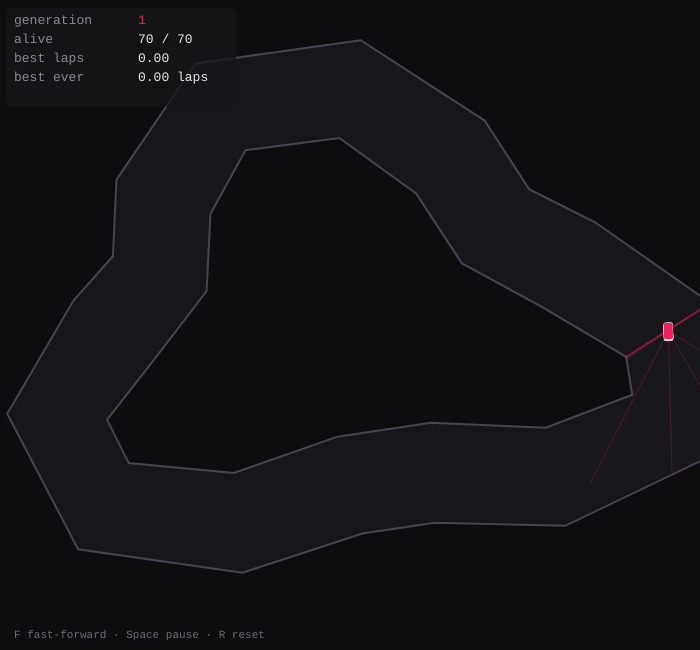
Frame 1 (no input)
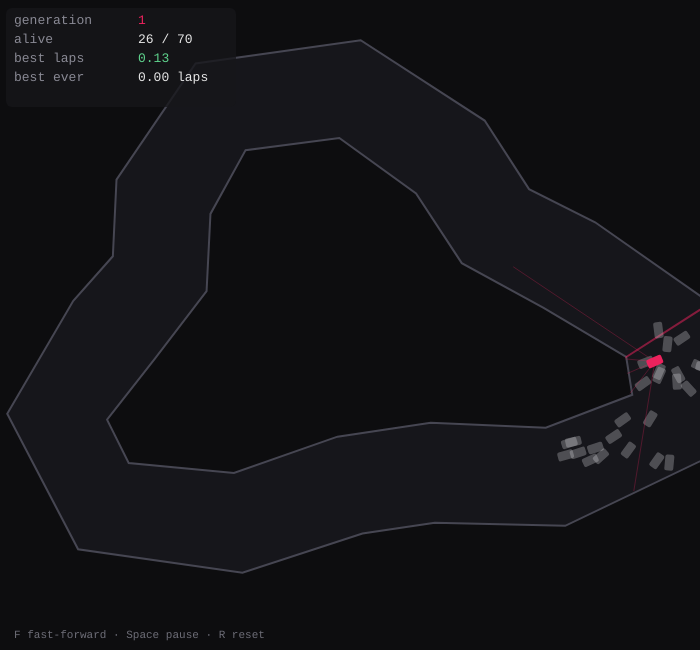
Frame 60 (no input)
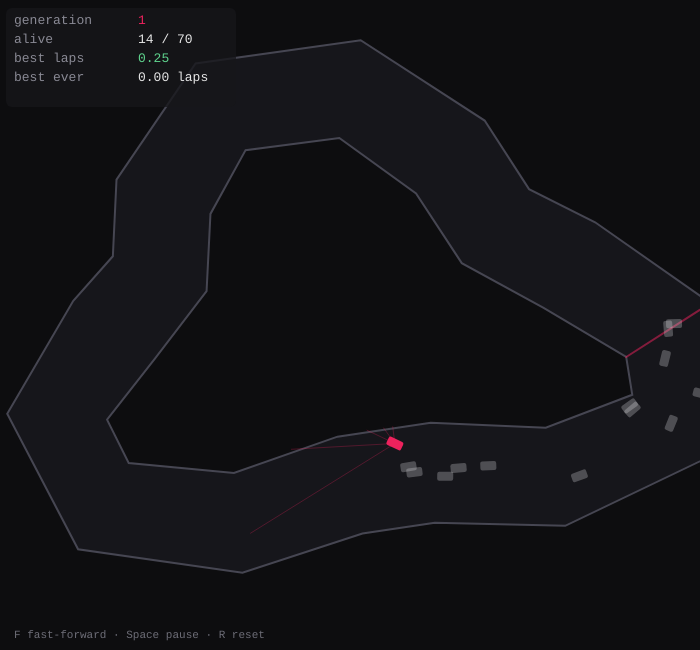
Frame 120 (the mouse pressed at the canvas centre since frame 60)

The p5.js sketch that drew these frames (run headless with seeded random() and noise() and a simulated clock; from frame 60 on, the mouse is pressed at the canvas centre):

// p5.js sketch
// ── sketch.js
/*
 * Self-Driving Car — neuroevolution with distance sensors.
 *
 * Each car feels the track through five sensor rays (the same raycasting trick
 * as the 2D Raycasting sketch) and feeds those distances into a small neural
 * network that outputs steering and throttle. No car is told where the road is.
 * A whole fleet drives at once; when they've all crashed, the ones that got
 * furthest become the parents of the next fleet — their network weights crossed
 * over and mutated. Generation by generation the fleet learns to take the
 * corners. The bright car is the current leader, with its sensors drawn.
 *
 * Controls:  F = fast-forward   ·   Space = pause   ·   R = reset
 */

// ---- tunables ----
const POP_SIZE = 70;
const MAX_FRAMES = 1800; // a generation's time limit
const MAX_SPEED = 3.4;
const TURN_RATE = 0.07;
const CAR_R = 7;
const SENSOR_RANGE = 170;
const SENSOR_ANGLES = [-1.0, -0.5, 0, 0.5, 1.0]; // radians, relative to heading
const ROAD_HALF = 50;
const MUTATION_RATE = 0.08;
const H_NODES = 6;

// ---- state ----
let center = [];
let outer = [];
let inner = [];
let walls = []; // {x1,y1,x2,y2}
let cars = [];
let generation = 1;
let frames = 0;
let stepsPerFrame = 1;
let paused = false;
let bestEver = 0;
let history = [];
let startPos, startHeading;
let leader = null; // the highlighted car — sticky until it crashes

const ACCENT = '#ed225d';

function setup() {
  const c = createCanvas(700, 650);
  c.parent(document.querySelector('main'));
  buildTrack();
  reset();
}

function buildTrack() {
  // a wobbly closed loop as the centre line
  center = [];
  const n = 16;
  const cx = 350;
  const cy = 330;
  for (let i = 0; i < n; i++) {
    const a = (i / n) * TWO_PI;
    const radius = 198 + 52 * sin(3 * a + 0.6);
    center.push(createVector(cx + radius * cos(a) * 1.4, cy + radius * sin(a)));
  }
  // offset each centre point along its normal to get inner/outer walls
  outer = [];
  inner = [];
  for (let i = 0; i < n; i++) {
    const prev = center[(i - 1 + n) % n];
    const next = center[(i + 1) % n];
    const dir = p5.Vector.sub(next, prev).normalize();
    const normal = createVector(-dir.y, dir.x);
    outer.push(p5.Vector.add(center[i], p5.Vector.mult(normal, ROAD_HALF)));
    inner.push(p5.Vector.sub(center[i], p5.Vector.mult(normal, ROAD_HALF)));
  }
  walls = [];
  for (let i = 0; i < n; i++) {
    const j = (i + 1) % n;
    walls.push({ x1: outer[i].x, y1: outer[i].y, x2: outer[j].x, y2: outer[j].y });
    walls.push({ x1: inner[i].x, y1: inner[i].y, x2: inner[j].x, y2: inner[j].y });
  }
  startPos = center[0].copy();
  startHeading = p5.Vector.sub(center[1], center[0]).heading();
}

function reset() {
  cars = [];
  for (let i = 0; i < POP_SIZE; i++) cars.push(new Car());
  resetWorld();
  generation = 1;
  bestEver = 0;
  history = [];
}

function resetWorld() {
  frames = 0;
  leader = null;
  for (const car of cars) car.respawn();
}

function draw() {
  background(13, 13, 15);
  if (!paused) {
    for (let s = 0; s < stepsPerFrame; s++) {
      step();
      if (livingCount() === 0 || frames >= MAX_FRAMES) {
        nextGeneration();
        break;
      }
    }
  }
  drawTrack();
  drawCars();
  drawHud();
  drawChart();
}

function step() {
  for (const car of cars) if (car.alive) car.update();
  frames++;
}

function livingCount() {
  let n = 0;
  for (const car of cars) if (car.alive) n++;
  return n;
}

// ---------------------------------------------------------------------------
function nextGeneration() {
  let best = cars[0];
  let total = 0;
  for (const car of cars) {
    total += car.fitness;
    if (car.fitness > best.fitness) best = car;
  }
  history.push(best.progress);
  bestEver = max(bestEver, best.progress);

  const next = [];
  next.push(new Car(best.brain.copy())); // elitism
  for (let i = 1; i < POP_SIZE; i++) {
    const a = pickParent(total);
    const b = pickParent(total);
    const child = a.brain.crossover(b.brain);
    child.mutate(MUTATION_RATE);
    next.push(new Car(child));
  }
  cars = next;
  resetWorld();
  generation++;
}

function pickParent(total) {
  let r = random(total);
  let acc = 0;
  for (const car of cars) {
    acc += car.fitness;
    if (acc >= r) return car;
  }
  return cars[cars.length - 1];
}

// ---------------------------------------------------------------------------
function Car(brain) {
  this.brain = brain || new NeuralNet(SENSOR_ANGLES.length, H_NODES, 2);

  this.respawn = function () {
    this.pos = startPos.copy();
    this.heading = startHeading;
    this.speed = 0;
    this.alive = true;
    this.progress = 0; // checkpoints passed
    this.next = 1; // next centre-line waypoint to reach
    this.fitness = 0;
    this.readings = [];
  };
  this.respawn();

  this.sense = function () {
    this.readings = [];
    for (const off of SENSOR_ANGLES) {
      const a = this.heading + off;
      this.readings.push(castRay(this.pos.x, this.pos.y, a));
    }
  };

  this.update = function () {
    this.sense();
    const inputs = this.readings.map((d) => d / SENSOR_RANGE);
    const out = this.brain.predict(inputs);
    const steer = out[0] * 2 - 1; // -1..1
    const throttle = out[1]; // 0..1

    this.heading += steer * TURN_RATE;
    this.speed = throttle * MAX_SPEED;
    this.pos.x += cos(this.heading) * this.speed;
    this.pos.y += sin(this.heading) * this.speed;

    // crash if it touches a wall
    if (nearestWall(this.pos.x, this.pos.y) < CAR_R) {
      this.alive = false;
      return;
    }
    // progress: reaching the next waypoint in order
    if (p5.Vector.dist(this.pos, center[this.next]) < ROAD_HALF * 1.3) {
      this.progress++;
      this.next = (this.next + 1) % center.length;
    }
    this.fitness = this.progress + frames * 0.0005;
  };

  this.show = function (isBest) {
    if (!this.alive) return;
    if (isBest) {
      // draw its sensors
      stroke(237, 34, 93, 70);
      strokeWeight(1);
      for (let i = 0; i < SENSOR_ANGLES.length; i++) {
        const a = this.heading + SENSOR_ANGLES[i];
        const d = this.readings[i] || SENSOR_RANGE;
        line(this.pos.x, this.pos.y, this.pos.x + cos(a) * d, this.pos.y + sin(a) * d);
      }
    }
    push();
    translate(this.pos.x, this.pos.y);
    rotate(this.heading);
    noStroke();
    fill(isBest ? color(237, 34, 93) : color(230, 230, 234, 70));
    rectMode(CENTER);
    rect(0, 0, 16, 9, 2);
    pop();
  };
}

// ---------------------------------------------------------------------------
// Geometry helpers
// ---------------------------------------------------------------------------
function castRay(ox, oy, angle) {
  const dx = cos(angle);
  const dy = sin(angle);
  let best = SENSOR_RANGE;
  for (const w of walls) {
    const t = raySeg(ox, oy, dx, dy, w.x1, w.y1, w.x2, w.y2);
    if (t >= 0 && t < best) best = t;
  }
  return best;
}

// distance along ray (ox,oy)+t(dx,dy) to segment, or -1 if no hit within range
function raySeg(ox, oy, dx, dy, x1, y1, x2, y2) {
  const ex = x2 - x1;
  const ey = y2 - y1;
  const denom = dx * ey - dy * ex;
  if (abs(denom) < 1e-9) return -1;
  const tx = x1 - ox;
  const ty = y1 - oy;
  const t = (tx * ey - ty * ex) / denom; // distance along ray
  const u = (tx * dy - ty * dx) / denom; // position along segment
  if (t >= 0 && u >= 0 && u <= 1) return t;
  return -1;
}

function nearestWall(px, py) {
  let best = Infinity;
  for (const w of walls) {
    const d = pointSeg(px, py, w.x1, w.y1, w.x2, w.y2);
    if (d < best) best = d;
  }
  return best;
}

function pointSeg(px, py, x1, y1, x2, y2) {
  const ex = x2 - x1;
  const ey = y2 - y1;
  const len2 = ex * ex + ey * ey || 1;
  let t = ((px - x1) * ex + (py - y1) * ey) / len2;
  t = constrain(t, 0, 1);
  const cx = x1 + t * ex;
  const cy = y1 + t * ey;
  return dist(px, py, cx, cy);
}

// ---------------------------------------------------------------------------
// Tiny feed-forward neural net (one hidden layer)
// ---------------------------------------------------------------------------
function NeuralNet(nIn, nHid, nOut, copyFrom) {
  this.nIn = nIn;
  this.nHid = nHid;
  this.nOut = nOut;
  if (copyFrom) {
    this.w1 = copyFrom.w1.map((r) => r.slice());
    this.b1 = copyFrom.b1.slice();
    this.w2 = copyFrom.w2.map((r) => r.slice());
    this.b2 = copyFrom.b2.slice();
  } else {
    this.w1 = nnMatrix(nHid, nIn);
    this.b1 = nnVector(nHid);
    this.w2 = nnMatrix(nOut, nHid);
    this.b2 = nnVector(nOut);
  }

  this.predict = function (input) {
    const h = [];
    for (let i = 0; i < this.nHid; i++) {
      let sum = this.b1[i];
      for (let j = 0; j < this.nIn; j++) sum += this.w1[i][j] * input[j];
      h[i] = Math.tanh(sum);
    }
    const out = [];
    for (let i = 0; i < this.nOut; i++) {
      let sum = this.b2[i];
      for (let j = 0; j < this.nHid; j++) sum += this.w2[i][j] * h[j];
      out[i] = 1 / (1 + Math.exp(-sum));
    }
    return out;
  };

  this.copy = function () {
    return new NeuralNet(nIn, nHid, nOut, this);
  };

  this.crossover = function (other) {
    const child = this.copy();
    nnCross(child.w1, other.w1);
    nnCross(child.b1, other.b1);
    nnCross(child.w2, other.w2);
    nnCross(child.b2, other.b2);
    return child;
  };

  this.mutate = function (rate) {
    const m = (v) => (random() < rate ? v + randomGaussian() * 0.5 : v);
    this.w1 = this.w1.map((r) => r.map(m));
    this.b1 = this.b1.map(m);
    this.w2 = this.w2.map((r) => r.map(m));
    this.b2 = this.b2.map(m);
  };
}

function nnMatrix(rows, cols) {
  const m = [];
  for (let i = 0; i < rows; i++) {
    m[i] = [];
    for (let j = 0; j < cols; j++) m[i][j] = random(-1, 1);
  }
  return m;
}

function nnVector(n) {
  const v = [];
  for (let i = 0; i < n; i++) v[i] = random(-1, 1);
  return v;
}

function nnCross(a, b) {
  for (let i = 0; i < a.length; i++) {
    if (Array.isArray(a[i])) nnCross(a[i], b[i]);
    else if (random() < 0.5) a[i] = b[i];
  }
}

// ---------------------------------------------------------------------------
// Rendering
// ---------------------------------------------------------------------------
function drawTrack() {
  // filled road between the two boundaries
  noStroke();
  fill(22, 22, 27);
  beginShape();
  for (const p of outer) vertex(p.x, p.y);
  beginContour();
  for (let i = inner.length - 1; i >= 0; i--) vertex(inner[i].x, inner[i].y);
  endContour();
  endShape(CLOSE);

  // boundaries
  noFill();
  stroke(70, 70, 82);
  strokeWeight(2);
  drawLoop(outer);
  drawLoop(inner);

  // start line
  stroke(237, 34, 93, 130);
  strokeWeight(2);
  const i = 0;
  line(outer[i].x, outer[i].y, inner[i].x, inner[i].y);
}

function drawLoop(pts) {
  beginShape();
  for (const p of pts) vertex(p.x, p.y);
  endShape(CLOSE);
}

function drawCars() {
  // Follow one leader until it crashes, then hand off to the current
  // front-runner — steadier to watch than re-picking the max every frame.
  if (!leader || !leader.alive) {
    leader = null;
    for (const car of cars) {
      if (car.alive && (!leader || car.fitness > leader.fitness)) leader = car;
    }
  }
  for (const car of cars) if (car !== leader) car.show(false);
  if (leader) leader.show(true);
}

function drawHud() {
  let alive = livingCount();
  let bestProgress = 0;
  for (const car of cars) if (car.alive) bestProgress = max(bestProgress, car.progress);
  const laps = (bestProgress / center.length).toFixed(2);

  push();
  textFont('monospace');
  textSize(13);
  const x = 14;
  let y = 24;
  const line2 = (label, val, col) => {
    noStroke();
    fill(138, 138, 149);
    text(label, x, y);
    fill(col || 230);
    text(val, x + 124, y);
    y += 19;
  };
  fill(22, 22, 26, 200);
  noStroke();
  rect(x - 8, 8, 230, 99, 6);
  line2('generation', generation, ACCENT);
  line2('alive', alive + ' / ' + POP_SIZE);
  line2('best laps', laps, bestProgress > 0 ? '#5fd38d' : 230);
  line2('best ever', (bestEver / center.length).toFixed(2) + ' laps');

  textSize(11);
  fill(110, 110, 120);
  text(
    (paused ? '[paused] ' : '') +
      'F fast-forward · Space pause · R reset' +
      (stepsPerFrame > 1 ? '   ▸▸ ×' + stepsPerFrame : ''),
    14,
    height - 12
  );
  pop();
}

function drawChart() {
  if (history.length < 1) return;
  const cw = 210;
  const ch = 92;
  const cx = width - cw - 14;
  const cy = 14;
  push();
  noStroke();
  fill(22, 22, 26, 200);
  rect(cx, cy, cw, ch, 6);
  fill(138, 138, 149);
  textFont('monospace');
  textSize(11);
  textAlign(LEFT, TOP);
  text('best progress ▸ generation', cx + 8, cy + 7);

  const px = cx + 8;
  const py = cy + 26;
  const pw = cw - 16;
  const ph = ch - 34;
  const yMax = max(bestEver, 1);
  const n = history.length;
  const sx = n > 1 ? pw / (n - 1) : 0;
  stroke(ACCENT);
  strokeWeight(1.8);
  noFill();
  beginShape();
  for (let i = 0; i < n; i++) {
    const vx = px + (n > 1 ? i * sx : pw / 2);
    const vy = py + ph - (history[i] / yMax) * ph;
    vertex(vx, constrain(vy, py, py + ph));
  }
  endShape();
  pop();
}

function keyPressed() {
  if (key === 'f' || key === 'F') {
    stepsPerFrame = stepsPerFrame > 1 ? 1 : 10;
  } else if (key === 'r' || key === 'R') {
    reset();
  } else if (key === ' ') {
    paused = !paused;
    return false;
  }
}
